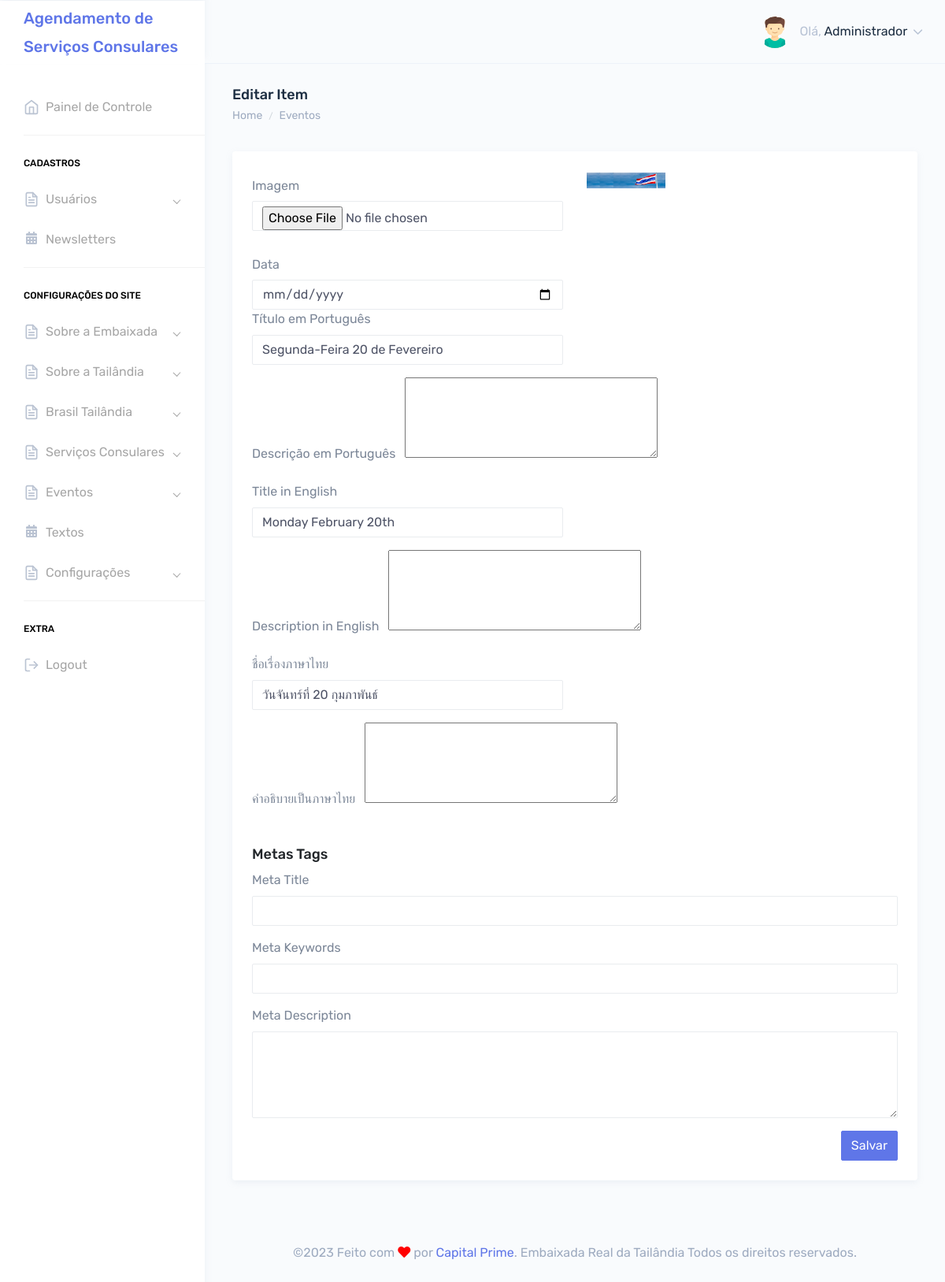
The app's page /painel/editar-eventos.php?id=3 (signed in) with its own data.
### tables this page shows
CREATE TABLE `tbl_usuarios` (
  `id` int(11) NOT NULL,
  `nome` varchar(250) DEFAULT NULL,
  `email` varchar(250) DEFAULT NULL,
  `telefone` varchar(250) DEFAULT NULL,
  `endereco` varchar(250) DEFAULT NULL,
  `cpf` varchar(100) DEFAULT NULL,
  `login` varchar(100) DEFAULT NULL,
  `senha` varchar(100) DEFAULT NULL,
  `foto` varchar(250) DEFAULT NULL,
  `id_cargo` int(11) DEFAULT NULL,
  `sexo` varchar(2) DEFAULT NULL,
  `perm_cad_usuario` varchar(2) DEFAULT NULL,
  `perm_relatorio` varchar(2) DEFAULT NULL,
  `perm_add_usuario` varchar(2) DEFAULT NULL,
  `perm_edit_usuario` varchar(2) DEFAULT NULL,
  `perm_del_usuario` varchar(2) DEFAULT NULL,
  `perm_cad_contato` varchar(2) DEFAULT NULL,
  `perm_edit_contato` varchar(2) DEFAULT NULL,
  `perm_del_contato` varchar(2) DEFAULT NULL,
  `perm_edit_contato_nf` varchar(3) DEFAULT NULL,
  `perm_pag_principal_rm` varchar(2) DEFAULT NULL,
  `perm_pag_principal_uc` varchar(2) DEFAULT NULL,
  `admin_geral` varchar(2) DEFAULT NULL,
  `data_frase` date DEFAULT NULL,
  `id_frase` int(11) DEFAULT NULL,
  `frase_lida` varchar(2) DEFAULT NULL
);

CREATE TABLE `tbl_eventos` (
  `id` int(11) NOT NULL,
  `titulo` varchar(250) DEFAULT NULL,
  `titulo_en` varchar(255) DEFAULT NULL,
  `titulo_th` varchar(255) DEFAULT NULL,
  `descricao` text DEFAULT NULL,
  `descricao_en` text DEFAULT NULL,
  `descricao_th` text DEFAULT NULL,
  `data` date DEFAULT NULL,
  `meta_title` text DEFAULT NULL,
  `meta_keywords` text DEFAULT NULL,
  `meta_description` text DEFAULT NULL,
  `foto` varchar(250) DEFAULT NULL,
  `url_amigavel` varchar(255) DEFAULT NULL
);

### painel/editar-eventos.php (the view, shortened to what the rows shown need)
<?php include "verifica.php";
$id = '';
if(isset($_GET['id'])){
    if(empty($_GET['id'])){
        header('Location: eventos.php');
    }else{
        $id = $_GET['id'];
    }
}
$eventos->editar();
$editaEventos = $eventos->rsDados($id);
?>
<!DOCTYPE html>
<html dir="ltr" lang="pt-br">
<head>
    <link href="dist/css/style.css" rel="stylesheet">
</head>
<body>
    <div id="main-wrapper" data-theme="light" data-layout="vertical" data-navbarbg="skin6" data-sidebartype="full" data-sidebar-position="fixed" data-header-position="fixed" data-boxed-layout="full">
       <?php include "header.php";?>
        <div class="page-wrapper">
            <div class="container-fluid">
                <div class="row">
                    <div class="col-12">
                        <div class="card">
                            <div class="card-body">
                                <form method="POST" enctype="multipart/form-data">
                                    <div class="form-body">
                                    <div class="row">
                                            <?php if(isset($editaEventos->foto) && !empty($editaEventos->foto)){ ?>
                                            <div class="col-md-6 col-sm-12">
                                                <div class="form-group">
                                                    <img src="../img/<?php echo $editaEventos->foto;?>"  width="100">
                                                </div>
                                            </div>
                                            <?php }?>
                                            <div class="col-md-6 col-sm-12">
                                            <label  class="col-form-label">Data</label>
                                            <input type="date" class="form-control" name="data" value="<?php if(isset($editaEventos->data) && !empty($editaEventos->data)){ echo formataData($editaEventos->data);}?>" >
                                            </div>
                                        </div>
                                        <div class="row">
                                            <div class="col-md-6">
                                                <div class="form-group">
                                                <label class="mr-sm-2" for="">Título em Português</label>
                                                    <input type="text" class="form-control" name="titulo" value="<?php if(isset($editaEventos->titulo) && !empty($editaEventos->titulo)){ echo $editaEventos->titulo;}?>" >
                                                </div>
                                            </div>
                                        </div>
                                        <div class="row">
                                            <div class="col-md-6">
                                                <div class="form-group">
                                                <label class="mr-sm-2" for="">Title in English</label>
                                                    <input type="text" class="form-control" name="titulo_en" value="<?php if(isset($editaEventos->titulo_en) && !empty($editaEventos->titulo_en)){ echo $editaEventos->titulo_en;}?>" >
                                                </div>
                                            </div>
                                        </div>
                                        <div class="row">
                                            <div class="col-md-6">
                                                <div class="form-group">
                                                <label class="mr-sm-2" for="">ชื่อเรื่องภาษาไทย</label>
                                                    <input type="text" class="form-control" name="titulo_th" value="<?php if(isset($editaEventos->titulo_th) && !empty($editaEventos->titulo_th)){ echo $editaEventos->titulo_th;}?>" >
                                                </div>
                                            </div>
                                        </div>
                                        <br>
                                    </div>
                                </form>
                            </div>
                        </div>
                    </div>
                </div>
            </div>
        </div>
    </div>
</body>
</html>

### painel/header.php (shortened to what the rows shown need)
<header class="topbar" data-navbarbg="skin6">
            <nav class="navbar top-navbar navbar-expand-md">
                <div class="navbar-collapse collapse" id="navbarSupportedContent">
                    <ul class="navbar-nav float-right">
                        <li class="nav-item dropdown">
                            <a class="nav-link dropdown-toggle" href="javascript:void(0)" data-toggle="dropdown"
                                aria-haspopup="true" aria-expanded="false">
                                <span class="ml-2 d-none d-lg-inline-block"><span>Olá,</span> <span
                                        class="text-dark"><?php echo $dadosUsuarioLogado->nome;?></span> <i data-feather="chevron-down"
                                        class="svg-icon"></i></span>
                            </a>
                        </li>
                    </ul>
                </div>
            </nav>
        </header>

### records on screen
tbl_usuarios: nome "Administrador"
tbl_eventos: foto (picture), titulo "Segunda-Feira 20 de Fevereiro", titulo_en "Monday February 20th", titulo_th "วันจันทร์ที่ 20 กุมภาพันธ์"

### other values on screen
$lang['AGENDAMENTO_TITULO'] "Agendamento de Serviços Consulares"
$lang['PAINEL'] "Painel de Controle"
$lang['CADASTROS'] "CADASTROS"
$lang['USUARIOS'] "Usuários"
$lang['NEWSLETTERS'] "Newsletters"
$lang['CONFIGURACAO_SITE'] "CONFIGURAÇÕES DO SITE"
$lang['FEITO_POR'] "Feito com"
$lang['POR'] "por"
$lang['PARA_EMBAIXADA'] "Embaixada Real da Tailândia"
$lang['DIREITOS'] "Todos os direitos reservados"
